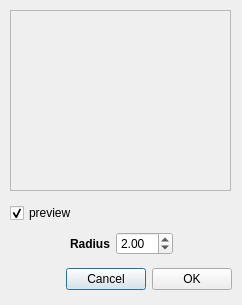
<ui version="4.0" >
 <class>GaussDialog</class>
 <widget class="QDialog" name="GaussDialog" >
  <property name="windowModality" >
   <enum>Qt::ApplicationModal</enum>
  </property>
  <property name="geometry" >
   <rect>
    <x>0</x>
    <y>0</y>
    <width>242</width>
    <height>305</height>
   </rect>
  </property>
  <property name="sizePolicy" >
   <sizepolicy>
    <hsizetype>0</hsizetype>
    <vsizetype>0</vsizetype>
    <horstretch>0</horstretch>
    <verstretch>0</verstretch>
   </sizepolicy>
  </property>
  <property name="minimumSize" >
   <size>
    <width>242</width>
    <height>305</height>
   </size>
  </property>
  <property name="maximumSize" >
   <size>
    <width>242</width>
    <height>305</height>
   </size>
  </property>
  <property name="windowTitle" >
   <string>Select radius</string>
  </property>
  <property name="sizeGripEnabled" >
   <bool>false</bool>
  </property>
  <property name="modal" >
   <bool>true</bool>
  </property>
  <widget class="QWidget" name="verticalLayout" >
   <property name="geometry" >
    <rect>
     <x>10</x>
     <y>200</y>
     <width>222</width>
     <height>98</height>
    </rect>
   </property>
   <layout class="QVBoxLayout" >
    <property name="margin" >
     <number>0</number>
    </property>
    <property name="spacing" >
     <number>6</number>
    </property>
    <item>
     <layout class="QHBoxLayout" >
      <property name="margin" >
       <number>0</number>
      </property>
      <property name="spacing" >
       <number>6</number>
      </property>
      <item>
       <widget class="QCheckBox" name="checkBox" >
        <property name="text" >
         <string>preview</string>
        </property>
        <property name="checked" >
         <bool>true</bool>
        </property>
       </widget>
      </item>
     </layout>
    </item>
    <item>
     <layout class="QHBoxLayout" >
      <property name="margin" >
       <number>0</number>
      </property>
      <property name="spacing" >
       <number>6</number>
      </property>
      <item>
       <spacer>
        <property name="orientation" >
         <enum>Qt::Horizontal</enum>
        </property>
        <property name="sizeHint" >
         <size>
          <width>40</width>
          <height>20</height>
         </size>
        </property>
       </spacer>
      </item>
      <item>
       <widget class="QLabel" name="label_2" >
        <property name="font" >
         <font>
          <weight>75</weight>
          <bold>true</bold>
         </font>
        </property>
        <property name="text" >
         <string>Radius</string>
        </property>
        <property name="textFormat" >
         <enum>Qt::AutoText</enum>
        </property>
        <property name="buddy" >
         <cstring>doubleSpinBox1</cstring>
        </property>
       </widget>
      </item>
      <item>
       <widget class="QDoubleSpinBox" name="doubleSpinBox1" >
        <property name="sizePolicy" >
         <sizepolicy>
          <hsizetype>0</hsizetype>
          <vsizetype>0</vsizetype>
          <horstretch>0</horstretch>
          <verstretch>0</verstretch>
         </sizepolicy>
        </property>
        <property name="minimum" >
         <double>0.000000000000000</double>
        </property>
        <property name="singleStep" >
         <double>0.050000000000000</double>
        </property>
        <property name="value" >
         <double>2.000000000000000</double>
        </property>
       </widget>
      </item>
      <item>
       <spacer>
        <property name="orientation" >
         <enum>Qt::Horizontal</enum>
        </property>
        <property name="sizeHint" >
         <size>
          <width>40</width>
          <height>20</height>
         </size>
        </property>
       </spacer>
      </item>
     </layout>
    </item>
    <item>
     <layout class="QHBoxLayout" >
      <property name="margin" >
       <number>0</number>
      </property>
      <property name="spacing" >
       <number>6</number>
      </property>
      <item>
       <spacer>
        <property name="orientation" >
         <enum>Qt::Horizontal</enum>
        </property>
        <property name="sizeHint" >
         <size>
          <width>131</width>
          <height>31</height>
         </size>
        </property>
       </spacer>
      </item>
      <item>
       <widget class="QPushButton" name="cancelButton" >
        <property name="text" >
         <string>Cancel</string>
        </property>
       </widget>
      </item>
      <item>
       <widget class="QPushButton" name="okButton" >
        <property name="text" >
         <string>OK</string>
        </property>
       </widget>
      </item>
     </layout>
    </item>
   </layout>
  </widget>
  <widget class="PreviewLabel" name="previewLabel" >
   <property name="geometry" >
    <rect>
     <x>10</x>
     <y>10</y>
     <width>221</width>
     <height>181</height>
    </rect>
   </property>
   <property name="cursor" >
    <cursor>9</cursor>
   </property>
   <property name="frameShape" >
    <enum>QFrame::StyledPanel</enum>
   </property>
   <property name="text" >
    <string/>
   </property>
   <property name="textFormat" >
    <enum>Qt::AutoText</enum>
   </property>
   <property name="pixmap" >
    <pixmap/>
   </property>
   <property name="scaledContents" >
    <bool>false</bool>
   </property>
   <property name="alignment" >
    <set>Qt::AlignCenter</set>
   </property>
   <property name="textInteractionFlags" >
    <enum>Qt::NoTextInteraction</enum>
   </property>
   <property name="buddy" >
    <cstring>checkBox</cstring>
   </property>
  </widget>
 </widget>
 <customwidgets>
  <customwidget>
   <class>PreviewLabel</class>
   <extends>QLabel</extends>
   <header>src/previewlabel.h</header>
  </customwidget>
 </customwidgets>
 <tabstops>
  <tabstop>checkBox</tabstop>
  <tabstop>doubleSpinBox1</tabstop>
  <tabstop>okButton</tabstop>
  <tabstop>cancelButton</tabstop>
 </tabstops>
 <resources>
  <include location="application.qrc" />
 </resources>
 <connections>
  <connection>
   <sender>okButton</sender>
   <signal>clicked()</signal>
   <receiver>GaussDialog</receiver>
   <slot>accept()</slot>
   <hints>
    <hint type="sourcelabel" >
     <x>278</x>
     <y>253</y>
    </hint>
    <hint type="destinationlabel" >
     <x>96</x>
     <y>254</y>
    </hint>
   </hints>
  </connection>
  <connection>
   <sender>cancelButton</sender>
   <signal>clicked()</signal>
   <receiver>GaussDialog</receiver>
   <slot>reject()</slot>
   <hints>
    <hint type="sourcelabel" >
     <x>369</x>
     <y>253</y>
    </hint>
    <hint type="destinationlabel" >
     <x>179</x>
     <y>282</y>
    </hint>
   </hints>
  </connection>
 </connections>
</ui>
